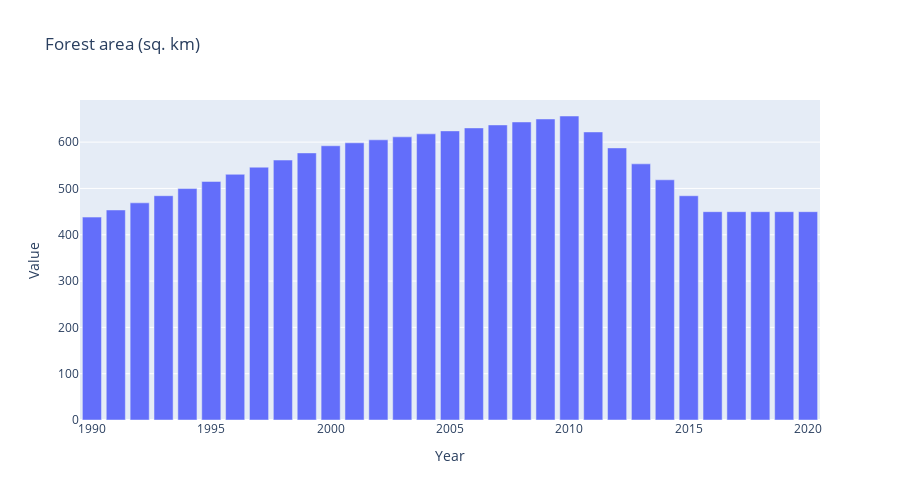

Notebook code for this chart:
### Code cell
temp = df[df['Indicator Name'] == 'Forest area (sq. km)']
temp = temp.sort_values(by=['Year'], )
temp = temp.reset_index(drop=True)

temp

# Forest area (sq. km))
plt.figure(figsize=(25,8))
sns.barplot(data=temp, x='Year', y='Value',)

fig = px.bar(temp, x="Year", y="Value", title='Forest area (sq. km)' , width=900, height=500)

fig.show()

### Figure 1 — Plotly figure (JSON) as saved in the notebook; plotly's stock layout.template omitted (floating-point values rounded to 4 significant figures)
{"data": [{"alignmentgroup": "True", "hovertemplate": "Year=%{x}<br>Value=%{y}<extra></extra>", "legendgroup": "", "marker": {"color": "#636efa", "pattern": {"shape": ""}}, "name": "", "offsetgroup": "", "orientation": "v", "showlegend": false, "textposition": "auto", "type": "bar", "x": [1990, 1991, 1992, 1993, 1994, 1995, 1996, 1997, 1998, 1999, 2000, 2001, 2002, 2003, 2004, 2005, 2006, 2007, 2008, 2009, 2010, 2011, 2012, 2013, 2014, 2015, 2016, 2017, 2018, 2019, 2020], "xaxis": "x", "y": [438.1, 453.5, 468.9, 484.3, 499.7, 515.1, 530.5, 545.9, 561.3, 576.7, 592.1, 598.5, 605.0, 611.4, 617.8, 624.2, 630.7, 637.1, 643.5, 650.0, 656.4, 622.0, 587.5, 553.1, 518.6, 484.2, 449.8, 449.8, 449.8, 449.8, 449.8], "yaxis": "y"}], "layout": {"barmode": "relative", "height": 500, "legend": {"tracegroupgap": 0}, "title": {"text": "Forest area (sq. km)"}, "width": 900, "xaxis": {"anchor": "y", "domain": [0, 1], "title": {"text": "Year"}}, "yaxis": {"anchor": "x", "domain": [0, 1], "title": {"text": "Value"}}}}
